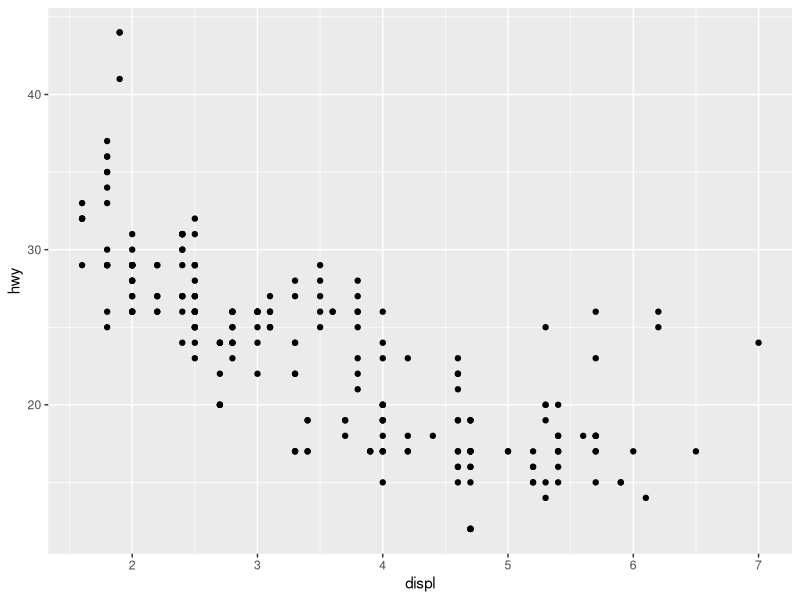
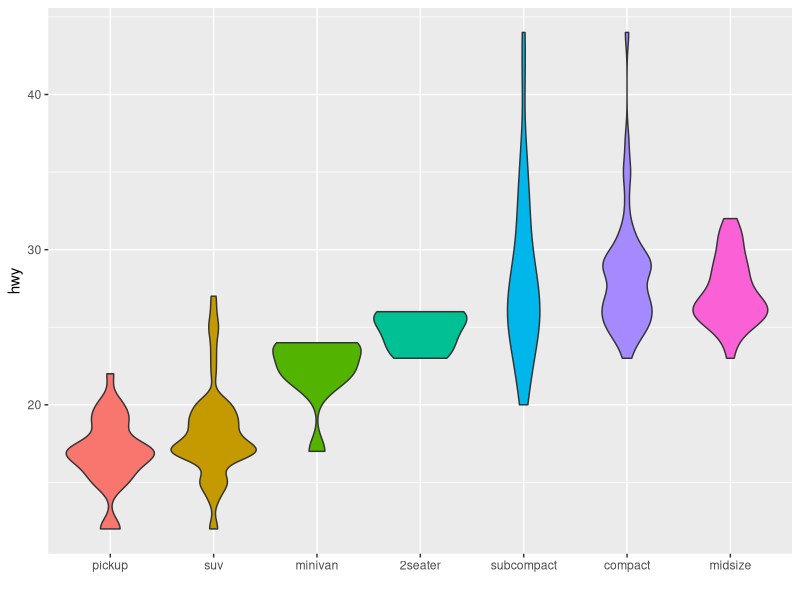

These figures' R source, in order:
library(tidyverse)
ggplot(data = mpg) + geom_point(mapping = aes(x = displ, y = hwy))
# reorder is close to order, but is made to change the order of the factor levels.
mpg$class = with(mpg, reorder(class, hwy, median))

p <- mpg %>%
  ggplot( aes(x=class, y=hwy, fill=class)) + 
    geom_violin() +
    xlab("class") +
    theme(legend.position="none") +
    xlab("")
p

p2 <- 1
